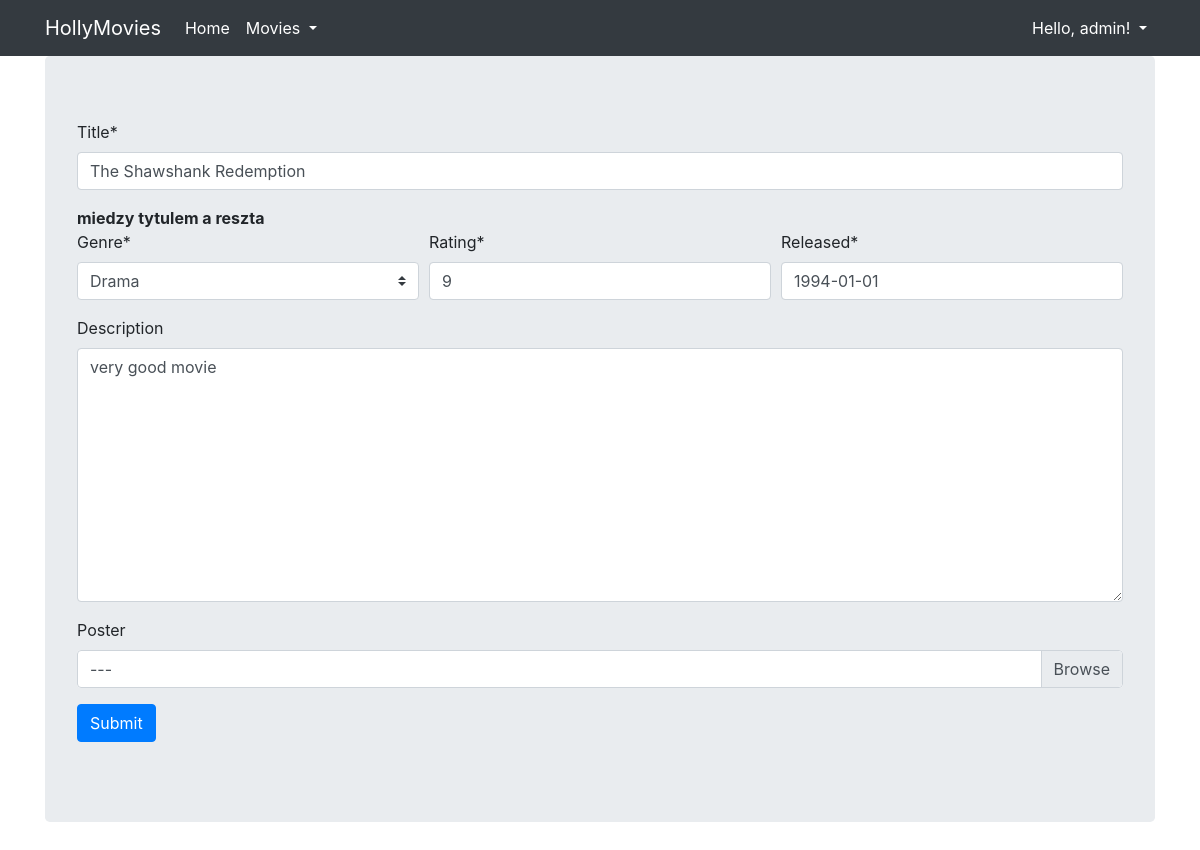
Screenshot of /viewer/movie/update/1 (signed in) with the database file from the repository.
### viewer/models.py (models this page shows, shortened)
class Movie(Model):
    title = CharField(max_length=128)
    genre = ForeignKey(Genre, on_delete=DO_NOTHING)
    rating = IntegerField()
    released = DateField()
    description = TextField(null=True, blank=True)
    poster = ImageField(null=True, blank=True)
    created = DateTimeField(auto_now_add=True)

### viewer/views.py (the view, shortened to what this page needs)
# urls.py: path('movie/update/<pk>', MovieUpdateView.as_view(), name='movie_update'),
class MovieUpdateView(LoginRequiredMixin, UpdateView):
    template_name = 'form.html'
    model = Movie
    form_class = MovieForm
    success_url = reverse_lazy('index')
    success_url = reverse_lazy('viewer:movie_list')
    def get_queryset(self):
        return Movie.objects.filter(id__lte=10)

### viewer/forms.py (shortened to what this page needs)
class MovieForm(ModelForm):
    def __init__(self, *args, **kwargs):
        super().__init__(*args, **kwargs)
        self.helper = FormHelper()
        self.helper.layout = Layout(
            'title',
            HTML('<strong>miedzy tytulem a reszta</strong>'),
            Row(Column('genre'), Column('rating'), Column('released')),
            'description', 'poster',
            Submit('submit', 'Submit'),
        )
    class Meta:
        model = Movie
        fields = '__all__'

### viewer/models.py (called while the page is built)
    def __str__(self):
        return self.name

### hollymovies/templates/form.html
{% extends "base.html" %}
{% load crispy_forms_tags %}
{% block content %}
  {% crispy form %}
{% endblock %}

### hollymovies/templates/base.html (shortened to what this page needs)
{% load bootstrap4 %}
{% load static %}
<html {% if LANGUAGE_CODE %}lang="{{ LANGUAGE_CODE }}"{% endif %}>
  <head>
      {% block styles %}{% bootstrap_css %}{% endblock %}
  </head>
  <body>
    <nav class="navbar navbar-expand-lg navbar-dark bg-dark">
      <div class="container fixed">
        <a class="navbar-brand" href="{% url 'index' %}">HollyMovies</a>
        <div class="collapse navbar-collapse" id="navbarNavAltMarkup">
          <div class="navbar-nav">
            <a class="nav-item nav-link active" href="{% url 'index' %}">
              Home
            </a>
            <div class="nav-item dropdown">
              <a class="nav-link active dropdown-toggle" href="#" data-toggle="dropdown">
                Movies
              </a>
            </div>
          </div>
          <div class="navbar-nav ml-auto">
            <div class="nav-item dropdown">
              {% if user.is_authenticated %}
                <a class="nav-link active dropdown-toggle" href="#" data-toggle="dropdown">
                  {% if user.first_name %}Hello, {{ user.first_name }}!
                  {% else %}Hello, {{ user.username }}!{% endif %}
                </a>
              {% endif %}
            </div>
          </div>
        </div>
      </div>
    </nav>
    <div class="container">
      <div class="jumbotron">
        {% block content %}{% endblock %}
      </div>
    </div>
  </body>
</html>

### rows the page displays
Movie: title "The Shawshank Redemption", genre "Drama", rating "9", released "1994-01-01", description "very good movie"

### other values shown
{{ user.username }} "admin"
